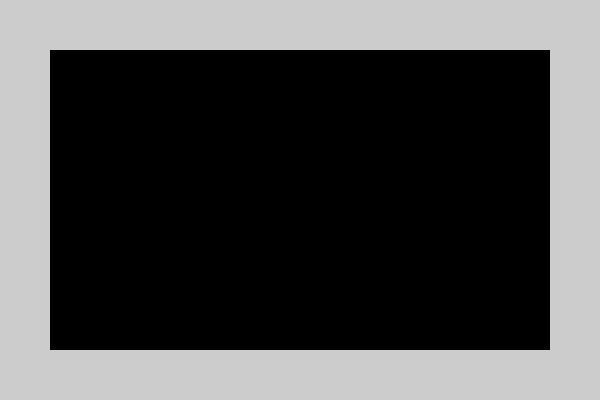
Frame 1 (no input)
Frame 60 (the mouse pressed at the canvas centre just before this capture): identical to frame 1, image omitted
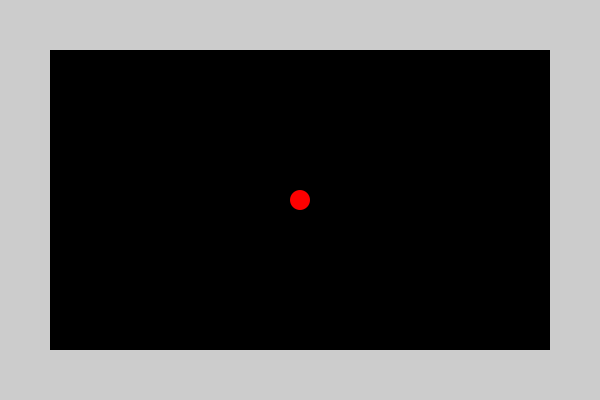
Frame 120 (the mouse held since frame 60 and released just before this capture)

The Processing sketch that drew these frames (run headless with seeded random() and noise(); from frame 60 on, the mouse is pressed at the canvas centre):

// Processing sketch: sketch_06_PGraphics
// ── sketch_06_PGraphics.pde
PGraphics buffer;

void setup() {
  size(600, 400);
  buffer = createGraphics(width-100, height-100);
}

void draw() {
  buffer.beginDraw();
  buffer.background(0);
  buffer.fill(255, 0, 0);
  buffer.noStroke();
  
  float offsetX = width/2 - buffer.width/2;
  float offsetY = height/2 - buffer.height/2;
  
  buffer.ellipse(mouseX-offsetX, mouseY-offsetY, 20, 20);
  buffer.endDraw();
  
  // Mostrar el buffer acumulado en pantalla
  imageMode(CENTER);
  image(buffer, width/2, height/2);
}
